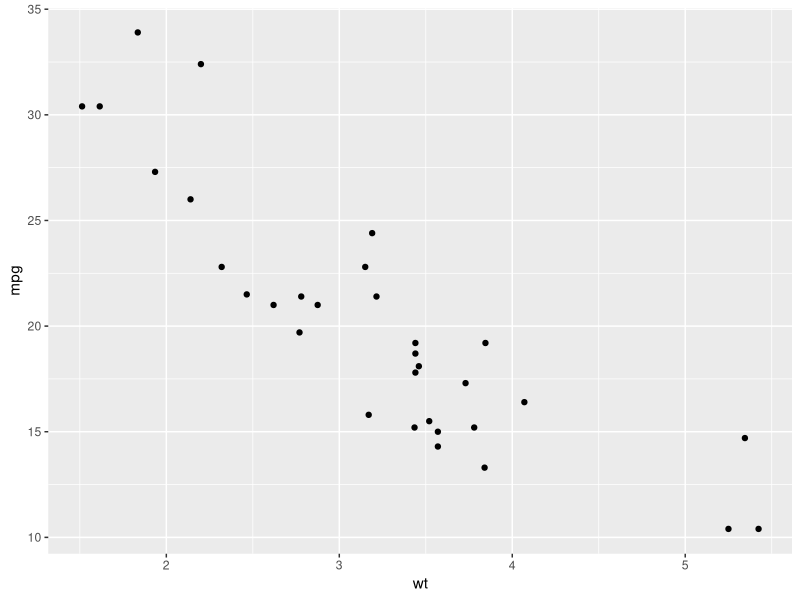
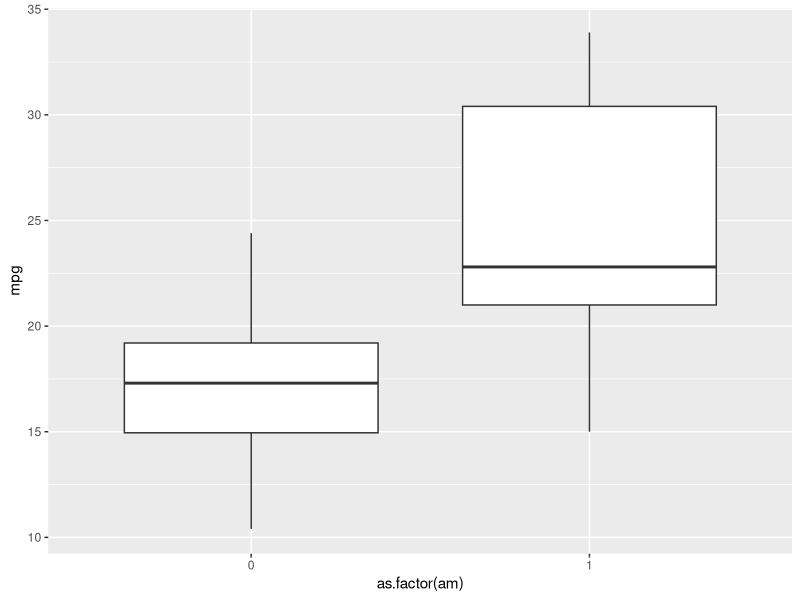
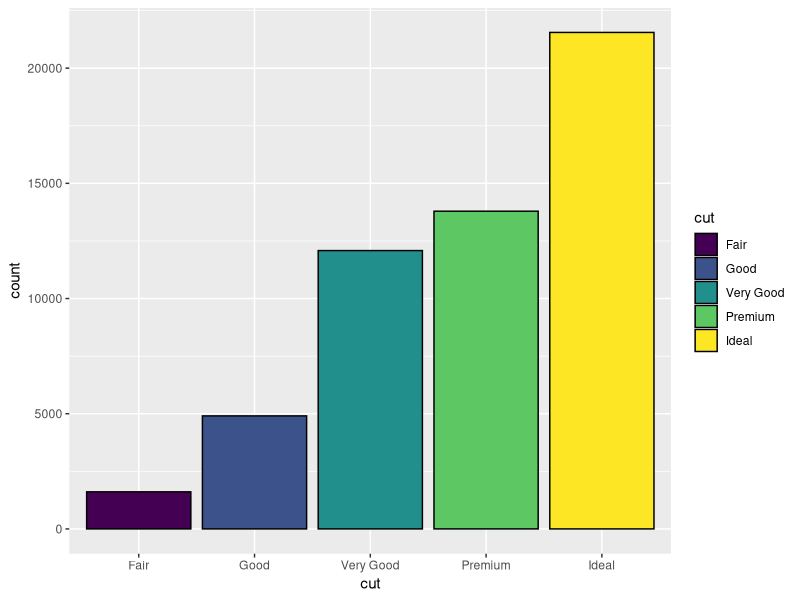
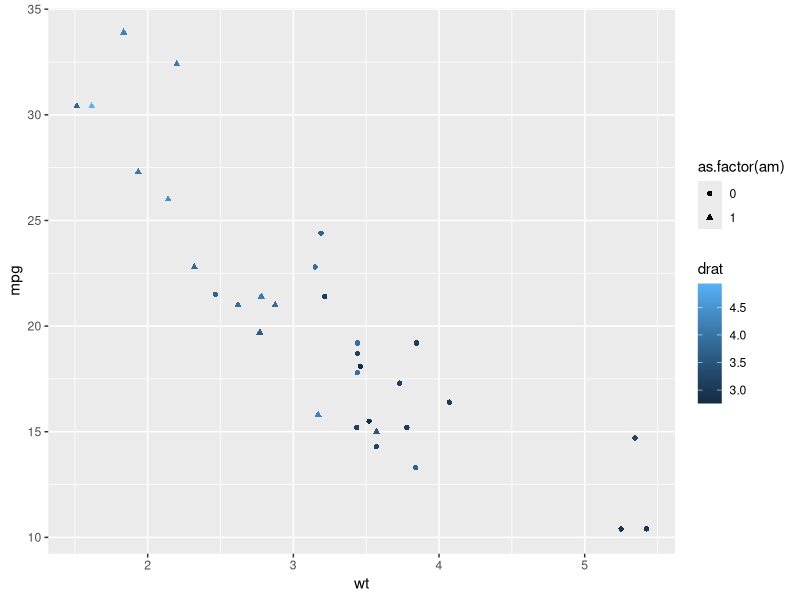
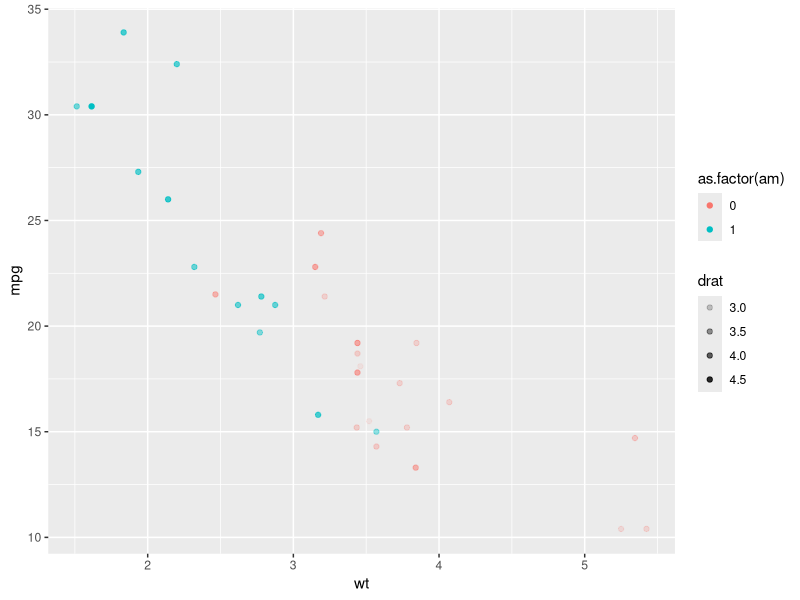

Recreate these plots in R, in order.
# Code for Notes 04

### 2. The ggplot2 package

# Example scatterplot

library(ggplot2)
ggplot(data = mtcars) +
  geom_point(aes(x = wt,
                 y = mpg))


# Practice

# Scatterplot of hp vs. mpg



# Bar graph of am





### 3. Types of graphs

## Scatterplots

# Practice: Take the scatterplot we made above and see if you can 
#  - make the points purple,
#  - bigger than they were before, 
#  - slightly transparent, 
#  - and triangles instead of circles.






## Histograms

# Practice: Recreate histogram using airquality data.
#  - Temp is on x axis
#  - bars are orange with white borders
#  - each bar is 5 degrees wide and start/end on 0s and 5s







## Boxplots

# Example graph in the notes

ggplot(data = mtcars) +
  geom_boxplot(aes(x = as.factor(am),
                   y = mpg))


# Practice: Recreate boxplot using Toothgrowth data.
#  - supp is on x axis and len is on y axis
#  - boxes are black with pink borders






## Bar graphs

# Practice: Recreate bar graph using diamonds data.
#  - check if diamonds is raw or summarized data
#  - cut is on the x axis and is also mapped to the fill inside the bars
#  - the border of the bars is black








### 4. Adding additional variables to our graphs

# Example bar graph changing fill by cut variable and border color

ggplot(data = diamonds) +
  geom_bar(aes(x = cut,
               fill = cut),
           color = "black")


# Example scatterplot changing color by drat variable and shape by am variable

ggplot(mtcars) +
  geom_point(aes(x = wt,
                 y = mpg,
                 color = drat,
                 shape = as.factor(am)))

# Example scatterplot changing color by am variable and transparency by drat

ggplot(mtcars) +
  geom_point(aes(x = wt,
                 y = mpg,
                 color = as.factor(am),
                 alpha = drat))



### Revisiting learning goals - four graphs to recreate
